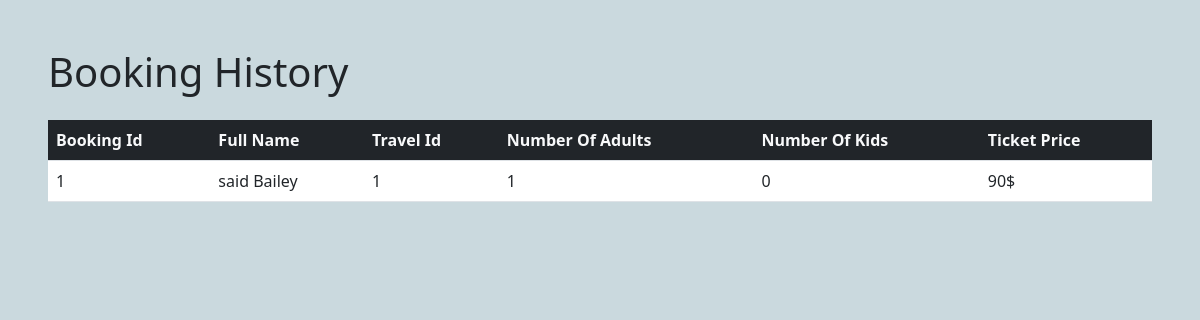
The app's page /history.php (signed in) with its own data.
### tables this page shows
CREATE TABLE IF NOT EXISTS `bookings` (
  `id` int NOT NULL AUTO_INCREMENT,
  `user_id` int NOT NULL,
  `travel_id` int NOT NULL,
  `nbr_adults` int NOT NULL,
  `nbr_kids` int NOT NULL,
  `created_at` timestamp NOT NULL,
  `updated_at` timestamp NOT NULL,
  PRIMARY KEY (`id`)
);

CREATE TABLE IF NOT EXISTS `users` (
  `id` int NOT NULL AUTO_INCREMENT,
  `first_name` varchar(50) NOT NULL,
  `last_name` varchar(50) NOT NULL,
  `age` int DEFAULT NULL,
  `email` varchar(255) NOT NULL,
  `phone` varchar(18) DEFAULT NULL,
  `password` varchar(255) NOT NULL,
  `admin` int NOT NULL DEFAULT '0',
  `created_at` timestamp NOT NULL DEFAULT CURRENT_TIMESTAMP,
  `updated_at` timestamp NOT NULL,
  `updated_by` int NOT NULL,
  PRIMARY KEY (`id`)
);

CREATE TABLE IF NOT EXISTS `travels` (
  `id` int NOT NULL AUTO_INCREMENT,
  `time` float NOT NULL,
  `price` float NOT NULL,
  `seat` int NOT NULL DEFAULT '0',
  `start_station_id` int NOT NULL,
  `end_station_id` int NOT NULL,
  `date_start` timestamp NOT NULL,
  `created_at` timestamp NOT NULL DEFAULT CURRENT_TIMESTAMP,
  `updated_at` timestamp NOT NULL,
  `created_by` int NOT NULL,
  `updated_by` int NOT NULL,
  `train_id` int NOT NULL,
  PRIMARY KEY (`id`)
);

### models/connection.php (called while the page is built, shortened)
<?php
class Connection
{
      private $serv = 'localhost';
      private $user = 'root';
      private $pass = '';
      private $bd = 'youtrain';
      private function pdoConnection()
      {
            $con = new PDO('mysql:host=' . $this->serv . ';dbname=' . $this->bd, $this->user, $this->pass);
            $con->setAttribute(PDO::ATTR_DEFAULT_FETCH_MODE, PDO::FETCH_ASSOC);
            try {
                  return $con;
            } catch (PDOException $e) {
                  echo 'Database Error: ' . $e->getMessage();
            }
      }
      public function connect()
      {
            return $this->pdoConnection();
      }
}

### models/booking.php (called while the page is built, shortened)
<?php
require_once 'connection.php';
class Booking extends Connection
{
      public function booking()
      {
            $sql = "SELECT * FROM `bookings`
        INNER JOIN travels ON bookings.travel_id = travels.id
        INNER JOIN users ON bookings.user_id = users.id
        WHERE bookings.user_id= ?";
            $stmt = $this->connect()->prepare($sql);
            $stmt->execute([$_SESSION['id']]);
            $result = $stmt->fetchAll();
            return $result;
      }
}

### history.php (the view, shortened to what this page needs)
<?php
require_once 'models/booking.php';
$book = new Booking();
$result = $book->booking();
?>
<!DOCTYPE html>
<html lang="en">
<head>
      <link rel="stylesheet" href="assets/css/style.css">
      <link rel="stylesheet" href="https://cdn.jsdelivr.net/npm/bootstrap-icons@1.9.1/font/bootstrap-icons.css%22%3E">
      <link href="https://cdn.jsdelivr.net/npm/bootstrap@5.2.2/dist/css/bootstrap.min.css" rel="stylesheet">
</head>
<body>
      <div class="p-5">
            <h1 class="pb-3">Booking History</h1>
            <div class="table-responsive">
                  <table class="table bg-white">
                        <thead class="bg-dark text-light">
                              <tr>
                                    <th>Booking Id</th>
                                    <th>Full Name</th>
                                    <th>Travel Id</th>
                                    <th>Number Of Adults</th>
                                    <th>Number Of Kids</th>
                                    <th>Ticket Price</th>
                              </tr>
                        </thead>
                        <tbody>
                              <?php
                              foreach ($result as $travel) { ?>
                                    <tr>
                                          <td><?= $travel['id'] ?></td>
                                          <td><?= $travel['first_name'] . " " . $travel['last_name'] ?></td>
                                          <td><?= $travel['travel_id'] ?></td>
                                          <td><?= $travel['nbr_adults'] ?></td>
                                          <td><?= $travel['nbr_kids'] ?></td>
                                          <td><?= $travel['price'] ?>$</td>
                                    </tr>
                              <?php } ?>
                        </tbody>
                  </table>
            </div>
      </div>
</body>
</html>

### assets/css/style.css (style rules this page uses)
* { margin: 0; padding: 0; box-sizing: border-box; }
body { overflow-x: hidden; }
body { background-color: #dadde6 }

### history.php (style rules this page uses)
body { background: #cad9de; }

### records on screen
bookings: user "1", user.first_name "said", user.last_name "Bailey", travel "1", nbr_adults "1", nbr_kids "0", travel.price "90"
